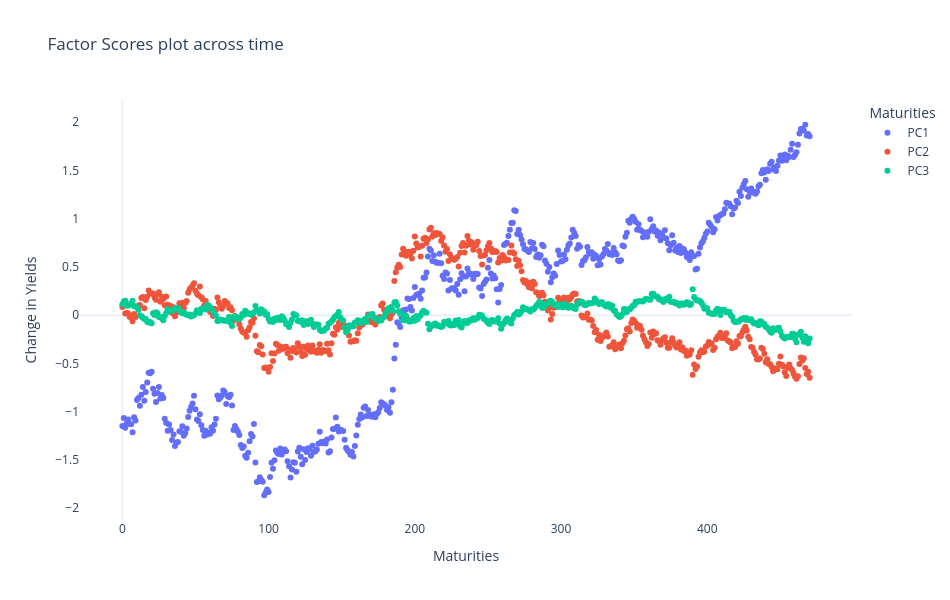

The notebook cell this image was saved under:
### Code cell
#### plotting factor scores for the entire timestep
fig_fcs = go.Figure()

for fcs in factor_scores_df.columns:
    fig_fcs.add_trace(
        go.Scatter(
            x=factor_scores_df.index,
            y=factor_scores_df[fcs],
            mode='markers',
            text=[f"{p:.2f}%" for p in factor_scores_df[fcs]],
            name=fcs,
        )
    )
    
    fig_fcs.update_layout(
        title='Factor Scores plot across time',
        xaxis={'title': 'Maturities', 'showgrid': False},
        yaxis={'title': 'Change in Yields', 'showgrid': False},
        legend={'title': 'Maturities'},
        template='plotly_white',
        width=950,
        height=600,
    )

fig_fcs.show()

### Figure 1 — Plotly figure (JSON) as saved in the notebook; plotly's stock layout.template omitted (floating-point values rounded to 4 significant figures; data arrays with more than 128 entries replaced by an {"elided": "..."} marker saying what was removed)
{"data": [{"mode": "markers", "name": "PC1", "text": {"elided": "471 str values"}, "x": {"elided": "471 int values"}, "y": {"elided": "471 float values"}, "type": "scatter"}, {"mode": "markers", "name": "PC2", "text": {"elided": "471 str values"}, "x": {"elided": "471 int values"}, "y": {"elided": "471 float values"}, "type": "scatter"}, {"mode": "markers", "name": "PC3", "text": {"elided": "471 str values"}, "x": {"elided": "471 int values"}, "y": {"elided": "471 float values"}, "type": "scatter"}], "layout": {"xaxis": {"title": {"text": "Maturities"}, "showgrid": false}, "yaxis": {"title": {"text": "Change in Yields"}, "showgrid": false}, "title": {"text": "Factor Scores plot across time"}, "legend": {"title": {"text": "Maturities"}}, "width": 950, "height": 600}}
